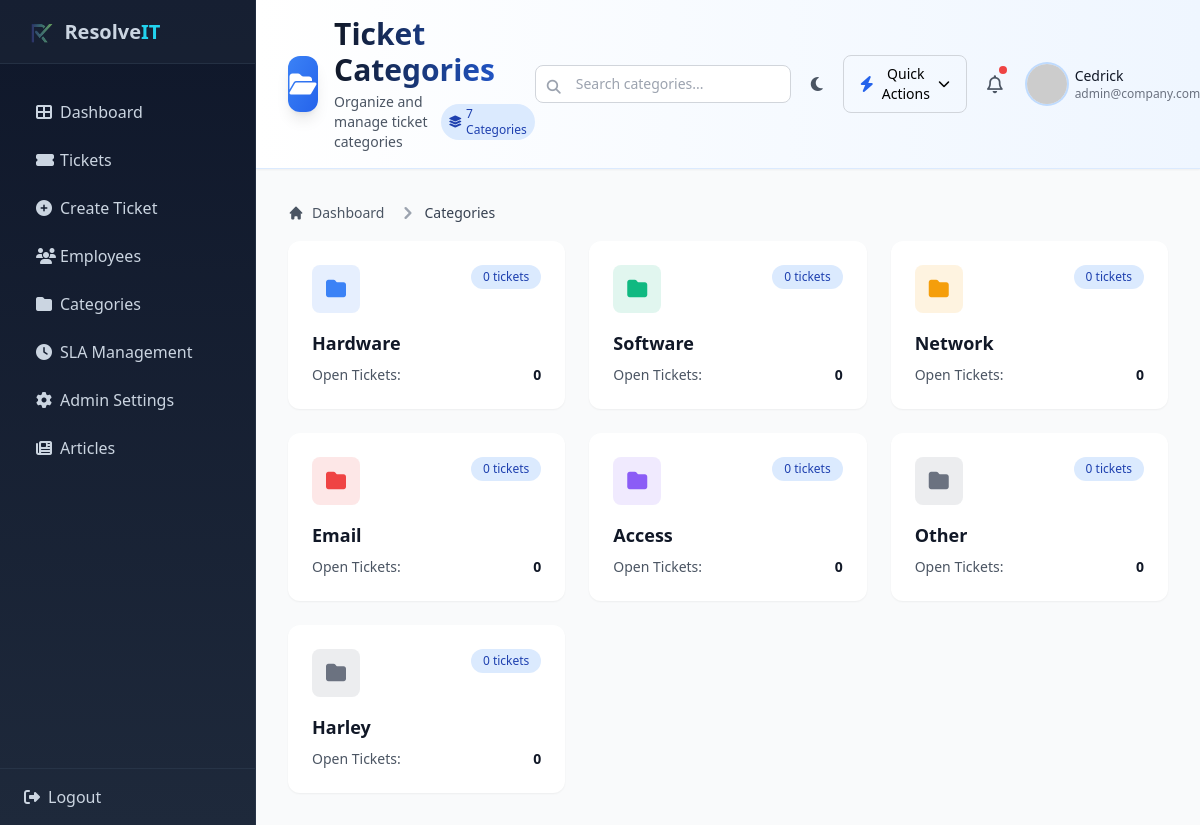
/debug_archive/categories_old.php (signed in), run on the app's committed database.
### tables this page shows
CREATE TABLE `categories` (
  `id` int(11) NOT NULL,
  `name` varchar(100) NOT NULL,
  `description` text DEFAULT NULL,
  `icon` varchar(50) DEFAULT NULL,
  `color` varchar(20) DEFAULT NULL,
  `is_active` tinyint(1) DEFAULT 1,
  `created_at` timestamp NOT NULL DEFAULT current_timestamp()
);

### config/database.php (called while the page is built, shortened)
<?php
class Database {
    private static $instance = null;
    private $connection;
    private function __construct() {
        try {
            $dsn = "mysql:host=" . DB_HOST . ";dbname=" . DB_NAME . ";charset=" . DB_CHARSET;
            $options = [
                PDO::ATTR_ERRMODE => PDO::ERRMODE_EXCEPTION,
                PDO::ATTR_DEFAULT_FETCH_MODE => PDO::FETCH_ASSOC,
                PDO::ATTR_EMULATE_PREPARES => false,
            ];
            $this->connection = new PDO($dsn, DB_USER, DB_PASS, $options);
        } catch (PDOException $e) {
            die("Database connection failed: " . $e->getMessage());
        }
    }
    public static function getInstance() {
        if (self::$instance === null) {
            self::$instance = new self();
        }
        return self::$instance;
    }
    public function getConnection() {
        return $this->connection;
    }
}

### includes/Auth.php (called while the page is built, shortened)
<?php
require_once __DIR__ . '/../config/config.php';
class Auth {
    public function isLoggedIn() {
        return isset($_SESSION['logged_in']) && $_SESSION['logged_in'] === true;
    }
    public function getCurrentUser() {
        return [
            'id' => $_SESSION['user_id'],
            'username' => $_SESSION['username'],
            'full_name' => $_SESSION['full_name'],
            'email' => $_SESSION['email'],
            'role' => $_SESSION['role'],
            'department' => $_SESSION['department']
        ];
    }
}

### config/config.php (called while the page is built, shortened)
<?php
spl_autoload_register(function ($class) {
    $directories = [
        __DIR__ . '/../models/',
        __DIR__ . '/../controllers/',
        __DIR__ . '/../controllers/admin/',
        __DIR__ . '/../controllers/customer/',
        __DIR__ . '/../includes/',
    ];
    foreach ($directories as $directory) {
        $file = $directory . $class . '.php';
        if (file_exists($file)) {
            return;
        }
    }
});
require_once __DIR__ . '/database.php';
require_once __DIR__ . '/../includes/Auth.php';

### models/Category.php (called while the page is built, shortened)
<?php
class Category {
    private $db;
    public function __construct() {
        $this->db = Database::getInstance()->getConnection();
    }
    public function getStats() {
        $sql = "SELECT
                c.id,
                c.name,
                c.color,
                COUNT(t.id) as ticket_count,
                SUM(CASE WHEN t.status = 'open' OR t.status = 'in_progress' THEN 1 ELSE 0 END) as open_tickets
                FROM categories c
                LEFT JOIN tickets t ON c.id = t.category_id
                WHERE c.is_active = 1
                GROUP BY c.id, c.name, c.color
                ORDER BY ticket_count DESC";
        $stmt = $this->db->prepare($sql);
        $stmt->execute();
        return $stmt->fetchAll();
    }
}

### debug_archive/categories_old.php (the view, shortened to what this page needs)
<?php
require_once __DIR__ . '/../config/config.php';
$auth = new Auth();
$auth->requireLogin();
$auth->requireITStaff();
$auth->requireITStaff();
$categoryModel = new Category();
$currentUser = $auth->getCurrentUser();
$categories = $categoryModel->getStats();
?>
<!DOCTYPE html>
<html lang="en">
<head>
    <script src="https://cdn.tailwindcss.com"></script>
    <link rel="stylesheet" href="https://cdnjs.cloudflare.com/ajax/libs/font-awesome/6.4.0/css/all.min.css">
    <link rel="stylesheet" href="../assets/css/print.css">
    <link rel="stylesheet" href="../assets/css/dark-mode.css">
</head>
<body class="bg-gray-50">
    <?php include __DIR__ . '/../includes/admin_nav.php'; ?>
    <div class="lg:ml-64 min-h-screen">
        <div class="bg-gradient-to-r from-white to-blue-50 shadow-sm border-b border-blue-100">
            <div class="flex items-center justify-between px-4 lg:px-8 py-4 pt-20 lg:pt-4">
                <div class="flex items-center space-x-4">
                    <div class="hidden lg:flex items-center justify-center w-14 h-14 rounded-xl bg-gradient-to-br from-blue-500 to-blue-600 shadow-lg">
                        <i class="fas fa-folder-open text-white text-2xl"></i>
                    </div>
                    <div>
                        <h1 class="text-2xl lg:text-3xl font-bold bg-gradient-to-r from-gray-900 to-blue-600 bg-clip-text text-transparent">
                        </h1>
                        <div class="flex items-center space-x-3 mt-1">
                            <p class="text-sm text-gray-600">Organize and manage ticket categories</p>
                            <span class="hidden md:inline-flex items-center px-2 py-0.5 rounded-full text-xs font-medium bg-blue-100 text-blue-800">
                                <i class="fas fa-layer-group mr-1"></i>
                                <?php echo count($categories); ?> Categories
                            </span>
                        </div>
                    </div>
                </div>
                <div class="flex items-center space-x-3">
                    <div class="hidden md:block relative">
                        <input
                            type="text"
                            placeholder="Search categories..."
                            class="pl-10 pr-4 py-2 w-48 lg:w-64 border border-gray-300 rounded-lg focus:ring-2 focus:ring-blue-500 focus:border-transparent text-sm transition-all"
                            id="quickSearch"
                        >
                        <i class="fas fa-search absolute left-3 top-3 text-gray-400 text-sm"></i>
                    </div>
                    <button id="darkModeToggle" class="p-2 text-gray-600 hover:text-gray-900 hover:bg-gray-100 rounded-lg transition" title="Toggle dark mode">
                        <i id="dark-mode-icon" class="fas fa-moon"></i>
                    </button>
                    <div class="relative" id="quickActionsDropdown">
                        <button class="flex items-center space-x-2 px-4 py-2 border border-gray-300 rounded-lg hover:bg-gray-50 transition" id="quickActionsBtn">
                            <i class="fas fa-bolt text-blue-600"></i>
                            <span class="hidden lg:inline text-sm font-medium">Quick Actions</span>
                            <i class="fas fa-chevron-down text-xs"></i>
                        </button>
                    </div>
                    <button class="relative p-2 text-gray-600 hover:text-gray-900 hover:bg-gray-100 rounded-lg transition" title="Notifications" id="notificationBell">
                        <i class="far fa-bell text-lg"></i>
                        <span class="absolute top-1 right-1 w-2 h-2 bg-red-500 rounded-full animate-pulse"></span>
                    </button>
                    <div class="relative" id="userMenuDropdown">
                        <button class="flex items-center space-x-2 p-1 hover:bg-gray-100 rounded-lg transition" id="userMenuBtn">
                            <img src="https://ui-avatars.com/api/?name=<?php echo urlencode($currentUser['full_name']); ?>&background=2563eb&color=fff"
                                 alt="User"
                                 class="w-10 h-10 rounded-full ring-2 ring-blue-200"
                                 title="<?php echo htmlspecialchars($currentUser['full_name']); ?>">
                            <div class="hidden lg:block text-left">
                                <div class="text-sm font-medium text-gray-900"><?php echo htmlspecialchars(explode(' ', $currentUser['full_name'])[0]); ?></div>
                                <div class="text-xs text-gray-500"><?php echo htmlspecialchars($currentUser['email']); ?></div>
                            </div>
                        </button>
                    </div>
                </div>
            </div>
        </div>
        <div class="p-8">
            <nav class="flex mb-4" aria-label="Breadcrumb">
                <ol class="inline-flex items-center space-x-1 md:space-x-3">
                    <li class="inline-flex items-center">
                        <a href="dashboard.php" class="inline-flex items-center text-sm font-medium text-gray-600 hover:text-blue-600">
                            <svg class="w-4 h-4 mr-2" fill="currentColor" viewBox="0 0 20 20">
                                <path d="M10.707 2.293a1 1 0 00-1.414 0l-7 7a1 1 0 001.414 1.414L4 10.414V17a1 1 0 001 1h2a1 1 0 001-1v-2a1 1 0 011-1h2a1 1 0 011 1v2a1 1 0 001 1h2a1 1 0 001-1v-6.586l.293.293a1 1 0 001.414-1.414l-7-7z"></path>
                            </svg>
                            Dashboard
                        </a>
                    </li>
                    <li>
                        <div class="flex items-center">
                            <svg class="w-6 h-6 text-gray-400" fill="currentColor" viewBox="0 0 20 20">
                                <path fill-rule="evenodd" d="M7.293 14.707a1 1 0 010-1.414L10.586 10 7.293 6.707a1 1 0 011.414-1.414l4 4a1 1 0 010 1.414l-4 4a1 1 0 01-1.414 0z" clip-rule="evenodd"></path>
                            </svg>
                            <span class="ml-1 text-sm font-medium text-gray-700">Categories</span>
                        </div>
                    </li>
                </ol>
            </nav>
            <div class="grid grid-cols-1 md:grid-cols-2 lg:grid-cols-3 gap-6">
                <?php foreach ($categories as $category): ?>
                <div class="bg-white rounded-xl shadow-sm p-6 hover:shadow-md transition">
                    <div class="flex items-start justify-between mb-4">
                        <div class="w-12 h-12 rounded-lg flex items-center justify-center" style="background-color: <?php echo $category['color']; ?>20;">
                            <i class="fas fa-folder text-xl" style="color: <?php echo $category['color']; ?>;"></i>
                        </div>
                        <span class="px-3 py-1 rounded-full text-xs font-medium bg-blue-100 text-blue-800">
                            <?php echo $category['ticket_count']; ?> tickets
                        </span>
                    </div>
                    <h3 class="text-lg font-semibold text-gray-900 mb-2"><?php echo htmlspecialchars($category['name']); ?></h3>
                    <div class="flex items-center justify-between text-sm">
                        <span class="text-gray-600">Open Tickets:</span>
                        <span class="font-semibold text-gray-900"><?php echo $category['open_tickets']; ?></span>
                    </div>
                </div>
                <?php endforeach; ?>
            </div>
        </div>
    </div>
</body>
</html>

### includes/admin_nav.php (shortened to what this page needs)
<?php
$currentPage = basename($_SERVER['PHP_SELF']);
$basePath = strpos($_SERVER['PHP_SELF'], '/admin/') !== false ? '' : 'admin/';
?>
<aside id="sidebar" class="fixed inset-y-0 left-0 w-64 bg-gradient-to-b from-slate-900 to-slate-800 text-white transform -translate-x-full lg:translate-x-0 transition-transform duration-300 ease-in-out z-40 border-r border-slate-700/50">
    <div class="flex flex-col h-full">
        <div class="flex items-center justify-between h-16 bg-slate-800/50 px-6 border-b border-slate-700/50">
            <div class="flex items-center">
                <img src="<?= strpos($_SERVER['PHP_SELF'], '/admin/') !== false ? '../' : '' ?>img/ResolveIT Logo Only without Background.png" alt="ResolveIT" class="h-8 w-auto mr-2">
                <span class="text-xl font-bold"><span class="text-slate-300">Resolve</span><span class="text-cyan-400">IT</span></span>
            </div>
        </div>
        <nav class="flex-1 overflow-y-auto py-6">
            <a href="<?= $basePath ?>dashboard.php"
               class="flex items-center px-6 py-3 mx-3 rounded-lg <?= $currentPage === 'dashboard.php' ? 'bg-gradient-to-r from-cyan-500/20 to-blue-500/20 text-cyan-400 border border-cyan-500/30' : 'text-slate-300 hover:bg-slate-700/50 hover:text-white' ?> transition">
                <i class="fas fa-th-large w-6"></i>
                <span>Dashboard</span>
            </a>
            <a href="<?= $basePath ?>tickets.php"
               class="flex items-center px-6 py-3 mx-3 rounded-lg <?= $currentPage === 'tickets.php' || $currentPage === 'view_ticket.php' ? 'bg-gradient-to-r from-cyan-500/20 to-blue-500/20 text-cyan-400 border border-cyan-500/30' : 'text-slate-300 hover:bg-slate-700/50 hover:text-white' ?> transition">
                <i class="fas fa-ticket-alt w-6"></i>
                <span>Tickets</span>
            </a>
            <a href="<?= $basePath ?>create_ticket.php"
               class="flex items-center px-6 py-3 mx-3 rounded-lg <?= $currentPage === 'create_ticket.php' ? 'bg-gradient-to-r from-cyan-500/20 to-blue-500/20 text-cyan-400 border border-cyan-500/30' : 'text-slate-300 hover:bg-slate-700/50 hover:text-white' ?> transition">
                <i class="fas fa-plus-circle w-6"></i>
                <span>Create Ticket</span>
            </a>
            <a href="<?= $basePath ?>customers.php"
               class="flex items-center px-6 py-3 mx-3 rounded-lg <?= $currentPage === 'customers.php' ? 'bg-gradient-to-r from-cyan-500/20 to-blue-500/20 text-cyan-400 border border-cyan-500/30' : 'text-slate-300 hover:bg-slate-700/50 hover:text-white' ?> transition">
                <i class="fas fa-users w-6"></i>
                <span>Employees</span>
            </a>
            <a href="<?= $basePath ?>categories.php"
               class="flex items-center px-6 py-3 mx-3 rounded-lg <?= $currentPage === 'categories.php' ? 'bg-gradient-to-r from-cyan-500/20 to-blue-500/20 text-cyan-400 border border-cyan-500/30' : 'text-slate-300 hover:bg-slate-700/50 hover:text-white' ?> transition">
                <i class="fas fa-folder w-6"></i>
                <span>Categories</span>
            </a>
            <?php if ($currentUser['role'] === 'admin'): ?>
            <a href="<?= $basePath ?>sla_management.php"
               class="flex items-center px-6 py-3 mx-3 rounded-lg <?= $currentPage === 'sla_management.php' ? 'bg-gradient-to-r from-cyan-500/20 to-blue-500/20 text-cyan-400 border border-cyan-500/30' : 'text-slate-300 hover:bg-slate-700/50 hover:text-white' ?> transition">
                <i class="fas fa-clock w-6"></i>
                <span>SLA Management</span>
            </a>
            <a href="<?= $basePath ?>admin.php"
               class="flex items-center px-6 py-3 mx-3 rounded-lg <?= $currentPage === 'admin.php' ? 'bg-gradient-to-r from-cyan-500/20 to-blue-500/20 text-cyan-400 border border-cyan-500/30' : 'text-slate-300 hover:bg-slate-700/50 hover:text-white' ?> transition">
                <i class="fas fa-cog w-6"></i>
                <span>Admin Settings</span>
            </a>
            <?php endif; ?>
            <a href="<?= strpos($_SERVER['PHP_SELF'], '/admin/') !== false ? '../' : '' ?>article.php"
               class="flex items-center px-6 py-3 mx-3 rounded-lg <?= $currentPage === 'article.php' ? 'bg-gradient-to-r from-cyan-500/20 to-blue-500/20 text-cyan-400 border border-cyan-500/30' : 'text-slate-300 hover:bg-slate-700/50 hover:text-white' ?> transition">
                <i class="fas fa-newspaper w-6"></i>
                <span>Articles</span>
            </a>
        </nav>
        <div class="border-t border-slate-700/50">
            <a href="<?= strpos($_SERVER['PHP_SELF'], '/admin/') !== false ? '../' : '' ?>logout.php"
               class="flex items-center px-6 py-4 text-slate-300 hover:bg-slate-700/50 hover:text-white transition">
                <i class="fas fa-sign-out-alt w-6"></i>
                <span>Logout</span>
            </a>
        </div>
    </div>
</aside>

### assets/css/dark-mode.css (style rules this page uses)
body, .bg-white, .bg-gray-50, .bg-gray-100, input, textarea, select { transition: background-color 0.3s ease, color 0.3s ease, border-color 0.3s ease; }

### data on the page
categories: ticket_count "0", name "Hardware", open_tickets "0"
categories: ticket_count "0", name "Software", open_tickets "0"
categories: ticket_count "0", name "Network", open_tickets "0"
categories: ticket_count "0", name "Email", open_tickets "0"
categories: ticket_count "0", name "Access", open_tickets "0"
categories: ticket_count "0", name "Other", open_tickets "0"
categories: ticket_count "0", name "Harley", open_tickets "0"

### other printed values
count($categories) "7"
explode(' ', $currentUser['full_name'])[0] "Cedrick"
$currentUser['email'] "admin@company.com"
